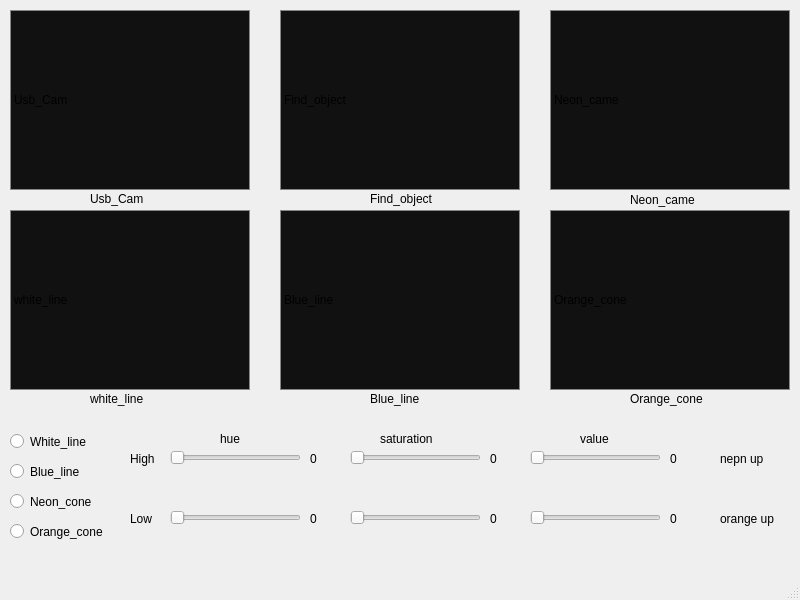
<?xml version="1.0" encoding="UTF-8"?>
<ui version="4.0">
 <class>MainWindow</class>
 <widget class="QMainWindow" name="MainWindow">
  <property name="geometry">
   <rect>
    <x>0</x>
    <y>0</y>
    <width>800</width>
    <height>600</height>
   </rect>
  </property>
  <property name="windowTitle">
   <string>MainWindow</string>
  </property>
  <widget class="QWidget" name="centralwidget">
   <widget class="QLabel" name="Usb_Cam">
    <property name="geometry">
     <rect>
      <x>10</x>
      <y>10</y>
      <width>240</width>
      <height>180</height>
     </rect>
    </property>
    <property name="styleSheet">
     <string notr="true">border: 1px solid #888; background-color: #111;</string>
    </property>
    <property name="text">
     <string>Usb_Cam</string>
    </property>
   </widget>
   <widget class="QLabel" name="Find_object">
    <property name="geometry">
     <rect>
      <x>280</x>
      <y>10</y>
      <width>240</width>
      <height>180</height>
     </rect>
    </property>
    <property name="styleSheet">
     <string notr="true">border: 1px solid #888; background-color: #111;</string>
    </property>
    <property name="text">
     <string>Find_object</string>
    </property>
   </widget>
   <widget class="QLabel" name="labelNeon">
    <property name="geometry">
     <rect>
      <x>550</x>
      <y>10</y>
      <width>240</width>
      <height>180</height>
     </rect>
    </property>
    <property name="styleSheet">
     <string notr="true">border: 1px solid #888; background-color: #111;</string>
    </property>
    <property name="text">
     <string>Neon_came</string>
    </property>
   </widget>
   <widget class="QLabel" name="labelWhite">
    <property name="geometry">
     <rect>
      <x>10</x>
      <y>210</y>
      <width>240</width>
      <height>180</height>
     </rect>
    </property>
    <property name="styleSheet">
     <string notr="true">border: 1px solid #888; background-color: #111;</string>
    </property>
    <property name="text">
     <string>white_line</string>
    </property>
   </widget>
   <widget class="QLabel" name="labelBlue">
    <property name="geometry">
     <rect>
      <x>280</x>
      <y>210</y>
      <width>240</width>
      <height>180</height>
     </rect>
    </property>
    <property name="styleSheet">
     <string notr="true">border: 1px solid #888; background-color: #111;</string>
    </property>
    <property name="text">
     <string>Blue_line</string>
    </property>
   </widget>
   <widget class="QLabel" name="labelOrange">
    <property name="geometry">
     <rect>
      <x>550</x>
      <y>210</y>
      <width>240</width>
      <height>180</height>
     </rect>
    </property>
    <property name="styleSheet">
     <string notr="true">border: 1px solid #888; background-color: #111;</string>
    </property>
    <property name="text">
     <string>Orange_cone</string>
    </property>
   </widget>
   <widget class="QRadioButton" name="radioWhite">
    <property name="geometry">
     <rect>
      <x>10</x>
      <y>430</y>
      <width>110</width>
      <height>23</height>
     </rect>
    </property>
    <property name="text">
     <string>White_line</string>
    </property>
   </widget>
   <widget class="QRadioButton" name="radioBlue">
    <property name="geometry">
     <rect>
      <x>10</x>
      <y>460</y>
      <width>110</width>
      <height>23</height>
     </rect>
    </property>
    <property name="text">
     <string>Blue_line</string>
    </property>
   </widget>
   <widget class="QRadioButton" name="radioNeon">
    <property name="geometry">
     <rect>
      <x>10</x>
      <y>490</y>
      <width>110</width>
      <height>23</height>
     </rect>
    </property>
    <property name="text">
     <string>Neon_cone</string>
    </property>
   </widget>
   <widget class="QRadioButton" name="radioOrange">
    <property name="geometry">
     <rect>
      <x>10</x>
      <y>520</y>
      <width>110</width>
      <height>23</height>
     </rect>
    </property>
    <property name="text">
     <string>Orange_cone</string>
    </property>
   </widget>
   <widget class="QLabel" name="label">
    <property name="geometry">
     <rect>
      <x>90</x>
      <y>190</y>
      <width>66</width>
      <height>18</height>
     </rect>
    </property>
    <property name="text">
     <string>Usb_Cam</string>
    </property>
   </widget>
   <widget class="QLabel" name="label_2">
    <property name="geometry">
     <rect>
      <x>90</x>
      <y>390</y>
      <width>91</width>
      <height>18</height>
     </rect>
    </property>
    <property name="text">
     <string>white_line</string>
    </property>
   </widget>
   <widget class="QLabel" name="label_3">
    <property name="geometry">
     <rect>
      <x>370</x>
      <y>390</y>
      <width>66</width>
      <height>18</height>
     </rect>
    </property>
    <property name="text">
     <string>Blue_line</string>
    </property>
   </widget>
   <widget class="QLabel" name="label_4">
    <property name="geometry">
     <rect>
      <x>630</x>
      <y>390</y>
      <width>91</width>
      <height>18</height>
     </rect>
    </property>
    <property name="text">
     <string>Orange_cone</string>
    </property>
   </widget>
   <widget class="QLabel" name="label_5">
    <property name="geometry">
     <rect>
      <x>630</x>
      <y>190</y>
      <width>91</width>
      <height>20</height>
     </rect>
    </property>
    <property name="text">
     <string>Neon_came</string>
    </property>
   </widget>
   <widget class="QLabel" name="label_6">
    <property name="geometry">
     <rect>
      <x>370</x>
      <y>190</y>
      <width>66</width>
      <height>18</height>
     </rect>
    </property>
    <property name="text">
     <string>Find_object</string>
    </property>
   </widget>
   <widget class="QSlider" name="horizontalSlider">
    <property name="geometry">
     <rect>
      <x>170</x>
      <y>450</y>
      <width>131</width>
      <height>16</height>
     </rect>
    </property>
    <property name="orientation">
     <enum>Qt::Orientation::Horizontal</enum>
    </property>
   </widget>
   <widget class="QSlider" name="horizontalSlider_2">
    <property name="geometry">
     <rect>
      <x>170</x>
      <y>510</y>
      <width>131</width>
      <height>16</height>
     </rect>
    </property>
    <property name="orientation">
     <enum>Qt::Orientation::Horizontal</enum>
    </property>
   </widget>
   <widget class="QSlider" name="horizontalSlider_3">
    <property name="geometry">
     <rect>
      <x>350</x>
      <y>450</y>
      <width>131</width>
      <height>16</height>
     </rect>
    </property>
    <property name="orientation">
     <enum>Qt::Orientation::Horizontal</enum>
    </property>
   </widget>
   <widget class="QSlider" name="horizontalSlider_4">
    <property name="geometry">
     <rect>
      <x>350</x>
      <y>510</y>
      <width>131</width>
      <height>16</height>
     </rect>
    </property>
    <property name="orientation">
     <enum>Qt::Orientation::Horizontal</enum>
    </property>
   </widget>
   <widget class="QSlider" name="horizontalSlider_5">
    <property name="geometry">
     <rect>
      <x>530</x>
      <y>450</y>
      <width>131</width>
      <height>16</height>
     </rect>
    </property>
    <property name="orientation">
     <enum>Qt::Orientation::Horizontal</enum>
    </property>
   </widget>
   <widget class="QSlider" name="horizontalSlider_6">
    <property name="geometry">
     <rect>
      <x>530</x>
      <y>510</y>
      <width>131</width>
      <height>16</height>
     </rect>
    </property>
    <property name="orientation">
     <enum>Qt::Orientation::Horizontal</enum>
    </property>
   </widget>
   <widget class="QLabel" name="label_7">
    <property name="geometry">
     <rect>
      <x>720</x>
      <y>450</y>
      <width>61</width>
      <height>18</height>
     </rect>
    </property>
    <property name="text">
     <string>nepn up</string>
    </property>
   </widget>
   <widget class="QLabel" name="label_8">
    <property name="geometry">
     <rect>
      <x>720</x>
      <y>510</y>
      <width>71</width>
      <height>18</height>
     </rect>
    </property>
    <property name="text">
     <string>orange up</string>
    </property>
   </widget>
   <widget class="QLabel" name="label_9">
    <property name="geometry">
     <rect>
      <x>130</x>
      <y>450</y>
      <width>31</width>
      <height>18</height>
     </rect>
    </property>
    <property name="text">
     <string>High</string>
    </property>
   </widget>
   <widget class="QLabel" name="label_10">
    <property name="geometry">
     <rect>
      <x>130</x>
      <y>510</y>
      <width>31</width>
      <height>18</height>
     </rect>
    </property>
    <property name="text">
     <string>Low</string>
    </property>
   </widget>
   <widget class="QLabel" name="label_11">
    <property name="geometry">
     <rect>
      <x>310</x>
      <y>450</y>
      <width>31</width>
      <height>18</height>
     </rect>
    </property>
    <property name="text">
     <string>0</string>
    </property>
   </widget>
   <widget class="QLabel" name="label_12">
    <property name="geometry">
     <rect>
      <x>310</x>
      <y>510</y>
      <width>31</width>
      <height>18</height>
     </rect>
    </property>
    <property name="text">
     <string>0</string>
    </property>
   </widget>
   <widget class="QLabel" name="label_13">
    <property name="geometry">
     <rect>
      <x>490</x>
      <y>450</y>
      <width>31</width>
      <height>18</height>
     </rect>
    </property>
    <property name="text">
     <string>0</string>
    </property>
   </widget>
   <widget class="QLabel" name="label_14">
    <property name="geometry">
     <rect>
      <x>490</x>
      <y>510</y>
      <width>31</width>
      <height>18</height>
     </rect>
    </property>
    <property name="text">
     <string>0</string>
    </property>
   </widget>
   <widget class="QLabel" name="label_15">
    <property name="geometry">
     <rect>
      <x>670</x>
      <y>450</y>
      <width>31</width>
      <height>18</height>
     </rect>
    </property>
    <property name="text">
     <string>0</string>
    </property>
   </widget>
   <widget class="QLabel" name="label_16">
    <property name="geometry">
     <rect>
      <x>670</x>
      <y>510</y>
      <width>31</width>
      <height>18</height>
     </rect>
    </property>
    <property name="text">
     <string>0</string>
    </property>
   </widget>
   <widget class="QLabel" name="label_17">
    <property name="geometry">
     <rect>
      <x>220</x>
      <y>430</y>
      <width>61</width>
      <height>18</height>
     </rect>
    </property>
    <property name="text">
     <string>hue</string>
    </property>
   </widget>
   <widget class="QLabel" name="label_18">
    <property name="geometry">
     <rect>
      <x>380</x>
      <y>430</y>
      <width>101</width>
      <height>18</height>
     </rect>
    </property>
    <property name="text">
     <string>saturation</string>
    </property>
   </widget>
   <widget class="QLabel" name="label_19">
    <property name="geometry">
     <rect>
      <x>580</x>
      <y>430</y>
      <width>61</width>
      <height>18</height>
     </rect>
    </property>
    <property name="text">
     <string>value</string>
    </property>
   </widget>
  </widget>
  <widget class="QMenuBar" name="menubar">
   <property name="geometry">
    <rect>
     <x>0</x>
     <y>0</y>
     <width>800</width>
     <height>23</height>
    </rect>
   </property>
  </widget>
  <widget class="QStatusBar" name="statusbar"/>
 </widget>
 <resources/>
 <connections/>
</ui>
